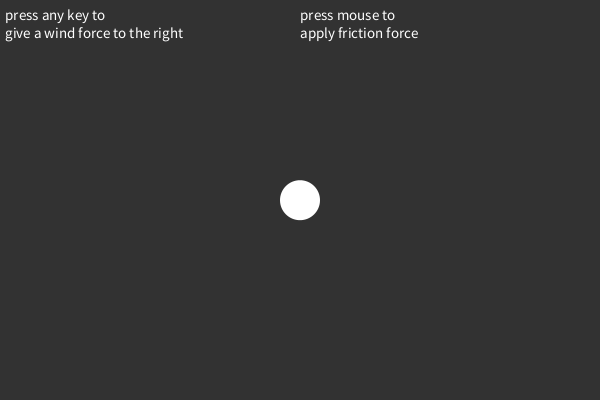
Frame 1 (no input)
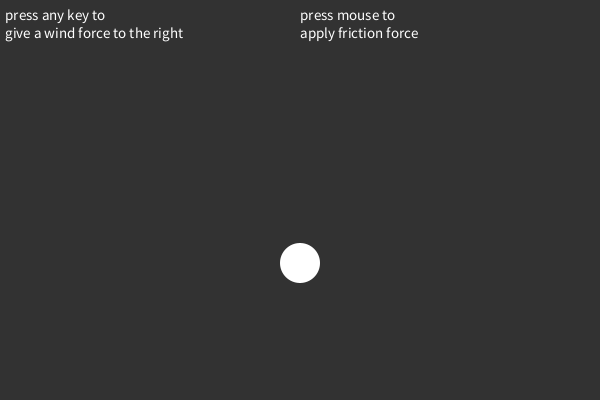
Frame 60 (the mouse pressed at the canvas centre just before this capture)
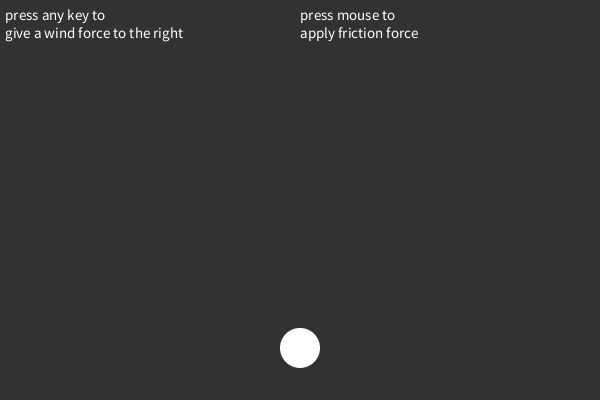
Frame 120 (the mouse held since frame 60 and released just before this capture)

The Processing sketch that drew these frames (run headless with seeded random() and noise(); from frame 60 on, the mouse is pressed at the canvas centre):

// Processing sketch: bouncingBallWIthFriction
// ── bouncingBallWIthFriction.pde
Ball b;

void setup() {
  size(600, 400);  
  b = new Ball();
  smooth();
}

void draw() {
  background(50);

  PVector gravity = new PVector(0, 0.2);
  b.applyForce(gravity);

  if (keyPressed) {
    PVector wind = new PVector(0.3, 0);
    b.applyForce(wind);
  }
  
  PVector friction = b.v.get();
  float coFriction = -0.02;
  friction.normalize();
  friction.mult(coFriction);
  
  if(mousePressed){
    b.applyForce(friction);
  }
 
  

  b.update();
  b.edge();
  b.display();
  
  fill(255);
  textSize(15);
  text("press any key to\ngive a wind force to the right",5,20);
  text("press mouse to\napply friction force",width/2,20);
}

// ── Ball.pde
class Ball {
  PVector loc;
  PVector v;
  PVector acc;

  Ball() {
    loc = new PVector(width/2, height/2);
    v = new PVector(0, 0);
    acc = new PVector(0, 0);
  }

  void applyForce(PVector f) {
    acc.add(f);
  }


  void update() {
    v.add(acc);
    loc.add(v);
    acc.mult(0);
    //v.limit(5);
  }

  void edge() {
    if (loc.x + 20 > width) {
      loc.x = width-20;
      v.x *= -1;
    }
    if (loc.x - 20 < 0) {
      loc.x = 20;
      v.x *= -1;
    }

    if (loc.y + 20 > height) {
      loc.y = height-20;
      v.y *= -1;
    }
    if (loc.y - 20 < 0) { 
      loc.y = 20;
      v.y *= -1;
    }
  }

  void display() {
    noStroke();
    fill(255);
    ellipse(loc.x, loc.y, 40, 40);
  }
}
